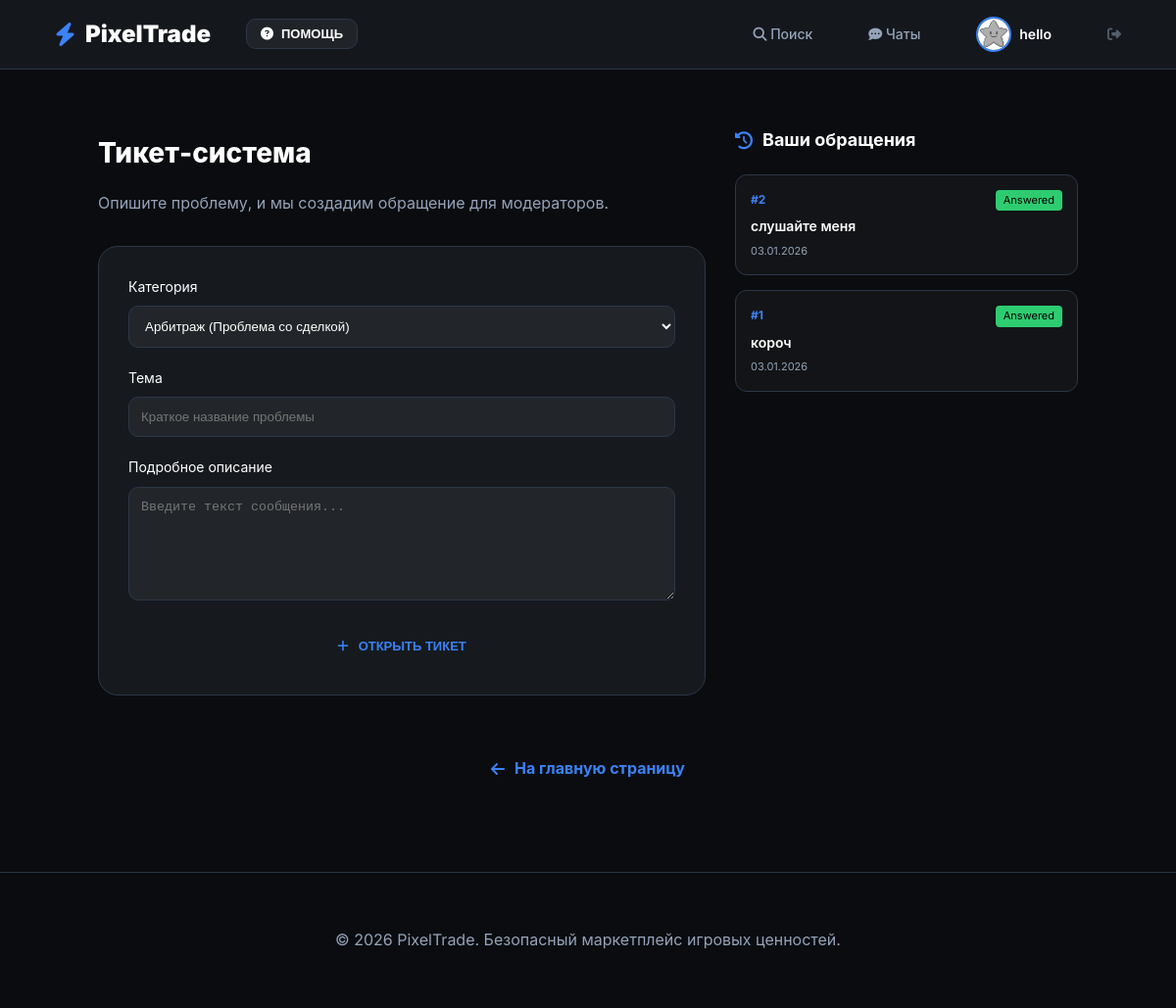
Screenshot of /support (signed in) with the database file from the repository.
### app.py (models this page shows)
class User(UserMixin, db.Model):
    id = db.Column(db.Integer, primary_key=True)
    username = db.Column(db.String(50), unique=True, nullable=False)
    password = db.Column(db.String(100), nullable=False)
    role = db.Column(db.String(20), default='user') # user / admin
    description = db.Column(db.Text, default="Новый пользователь PixelTrade")
    avatar = db.Column(db.String(100), default='default.png')
    balance = db.Column(db.Float, default=0.0)
    last_ticket_msg_at = db.Column(db.DateTime, nullable=True)
    products = db.relationship('Product', backref='user', lazy=True)

class Ticket(db.Model):
    id = db.Column(db.Integer, primary_key=True)
    subject = db.Column(db.String(100), nullable=False)
    category = db.Column(db.String(50), nullable=False)
    status = db.Column(db.String(20), default='Open')
    created_at = db.Column(db.DateTime, default=datetime.utcnow)
    last_update = db.Column(db.DateTime, default=datetime.utcnow)
    admin_id = db.Column(db.Integer, db.ForeignKey('user.id'), nullable=True) # Кто из админов взял тикет
    user_id = db.Column(db.Integer, db.ForeignKey('user.id'), nullable=False)
    user = db.relationship('User', foreign_keys=[user_id], backref='tickets')
    assigned_admin = db.relationship('User', foreign_keys=[admin_id])
    messages = db.relationship('TicketMessage', backref='ticket', lazy=True, cascade="all, delete-orphan")

### app.py (the view)
@app.route('/support')
@login_required
def support():
    user_tickets = Ticket.query.filter_by(user_id=current_user.id).order_by(Ticket.created_at.desc()).all()
    return render_template('support.html', tickets=user_tickets)

### app.py (called while the page is built)
@login_manager.user_loader
def load_user(user_id):
    return User.query.get(int(user_id))

### templates/support.html (shortened to what this page needs)
{% extends "base.html" %}
{% block content %}
<div class="support-page" style="max-width: 1000px; margin: 40px auto; padding: 0 20px;">
    <div style="display: grid; grid-template-columns: 1fr 350px; gap: 30px; align-items: start;">
        <div class="support-form-container">
            <h2 style="font-size: 28px; font-weight: 800; color: #fff; margin-bottom: 10px;">Тикет-система</h2>
            <p style="color: var(--text-sec); margin-bottom: 30px;">Опишите проблему, и мы создадим обращение для модераторов.</p>
            <div style="background: var(--bg-card); border: 1px solid var(--border); border-radius: 20px; padding: 30px;">
                <form action="{{ url_for('create_ticket') }}" method="POST" style="display: flex; flex-direction: column; gap: 20px;">
                    <div class="form-group">
                        <label style="color: #fff; display: block; margin-bottom: 8px; font-size: 14px;">Категория</label>
                        <select name="category" style="width: 100%; background: rgba(255,255,255,0.05); border: 1px solid var(--border); color: #fff; padding: 12px; border-radius: 10px; outline: none;">
                            <option value="Арбитраж">Арбитраж (Проблема со сделкой)</option>
                        </select>
                    </div>
                    <div class="form-group">
                        <label style="color: #fff; display: block; margin-bottom: 8px; font-size: 14px;">Тема</label>
                        <input type="text" name="subject" required placeholder="Краткое название проблемы" style="width: 100%; background: rgba(255,255,255,0.05); border: 1px solid var(--border); color: #fff; padding: 12px; border-radius: 10px; box-sizing: border-box;">
                    </div>
                    <div class="form-group">
                        <label style="color: #fff; display: block; margin-bottom: 8px; font-size: 14px;">Подробное описание</label>
                        <textarea name="message" rows="6" required placeholder="Введите текст сообщения..." style="width: 100%; background: rgba(255,255,255,0.05); border: 1px solid var(--border); color: #fff; padding: 12px; border-radius: 10px; resize: vertical; box-sizing: border-box;"></textarea>
                    </div>
                    <button type="submit" class="back-link" style="border: none; cursor: pointer; justify-content: center; width: 100%;">
                        <i class="fas fa-plus"></i> Открыть тикет
                    </button>
                </form>
            </div>
        </div>
        <div class="tickets-sidebar">
            <h3 style="font-size: 18px; color: #fff; margin-bottom: 20px; display: flex; align-items: center; gap: 10px;">
                <i class="fas fa-history" style="color: var(--primary);"></i> Ваши обращения
            </h3>
            <div style="display: flex; flex-direction: column; gap: 15px;">
                {% if tickets %}
                    {% for ticket in tickets %}
                    <a href="/ticket/{{ ticket.id }}" style="text-decoration: none; background: rgba(255,255,255,0.03); border: 1px solid var(--border); padding: 15px; border-radius: 12px; transition: 0.3s; display: block;">
                        <div style="display: flex; justify-content: space-between; margin-bottom: 5px;">
                            <span style="color: var(--primary); font-size: 12px; font-weight: 700;">#{{ ticket.id }}</span>
                            <span style="font-size: 11px; padding: 2px 8px; border-radius: 4px; background: {% if ticket.status == 'Open' %}#f1c40f{% else %}#2ecc71{% endif %}; color: #000;">
                                {{ ticket.status }}
                            </span>
                        </div>
                        <div style="color: #fff; font-size: 14px; font-weight: 600; margin-bottom: 5px;">{{ ticket.subject }}</div>
                        <div style="color: var(--text-sec); font-size: 11px;">{{ ticket.created_at.strftime('%d.%m.%Y') }}</div>
                    </a>
                    {% endfor %}
                {% else %}
                    <div style="text-align: center; padding: 30px; border: 1px dashed var(--border); border-radius: 15px; color: var(--text-sec); font-size: 13px;">
                        У вас пока нет открытых тикетов
                    </div>
                {% endif %}
            </div>
        </div>
    </div>
    <div style="text-align: center; margin-top: 50px;">
        <a href="{{ url_for('index') }}" class="back-link">
            <i class="fas fa-arrow-left"></i> На главную страницу
        </a>
    </div>
</div>
{% endblock %}

### templates/base.html (shortened to what this page needs)
<!DOCTYPE html>
<html lang="ru">
<head>
    <link rel="stylesheet" href="https://cdnjs.cloudflare.com/ajax/libs/font-awesome/6.4.0/css/all.min.css">
    <link rel="stylesheet" href="{{ url_for('static', filename='style.css') }}">
</head>
<body>
    <header>
        <nav class="menu">
            <div class="nav-left" style="display: flex; align-items: center;">
                <a href="{{ url_for('index') }}" class="logo-link">
                    <h1><i class="fas fa-bolt"></i> PixelTrade</h1>
                </a>
                <div class="help-dropdown">
                    <button class="help-trigger" id="helpTrigger">
                        <i class="fas fa-question-circle"></i> Помощь
                    </button>
                </div>
            </div>
            <div class="nav-right" style="display: flex; align-items: center; gap: 25px;">
                {% if current_user.is_authenticated %}
                    <a href="{{ url_for('index') }}" style="text-decoration: none; color: var(--text-sec); font-weight: 500;"><i class="fas fa-search"></i> Поиск</a>
                    <a href="{{ url_for('chat_list') }}" style="text-decoration: none; color: var(--text-sec); font-weight: 500;"><i class="fas fa-comment-dots"></i> Чаты</a>
                    <a href="{{ url_for('profile_center') }}" style="display: flex; align-items: center; text-decoration: none; color: #fff;">
                        <div style="width: 32px; height: 32px; border-radius: 50%; overflow: hidden; border: 2px solid var(--primary); margin-right: 8px;">
                            <img src="{{ url_for('static', filename='avatars/' + (current_user.avatar if current_user.avatar else 'default.png')) }}" style="width: 100%; height: 100%; object-fit: cover;">
                        </div>
                        {{ current_user.username }}
                    </a>
                    <a href="{{ url_for('logout') }}" style="color: var(--text-sec); opacity: 0.5;"><i class="fas fa-sign-out-alt"></i></a>
                {% else %}
                    <a href="{{ url_for('login') }}" style="text-decoration: none; color: #fff; font-weight: 600;">Войти</a>
                    <a href="{{ url_for('register') }}" style="background: var(--primary); color: #000; padding: 10px 20px; border-radius: 10px; text-decoration: none; font-weight: 700;">Регистрация</a>
                {% endif %}
            </div>
        </nav>
    </header>
    <main class="container">
        {% block content %}{% endblock %}
    </main>
    <footer style="margin-top: 80px; padding: 40px 0; border-top: 1px solid var(--border); text-align: center; color: var(--text-sec);">
        <p>&copy; 2026 PixelTrade. Безопасный маркетплейс игровых ценностей.</p>
    </footer>
</body>
</html>

### static/style.css (style rules this page uses)
:root { --bg-main: #0a0c0f; --bg-card: #161a1f; --bg-light: #1f252c; --primary: #3b82f6; --accent: #00ff88; --text-main: #ffffff; --text-sec: #94a3b8; --border: #2d3748; --radius: 12px; --shadow: 0 10px 30px rgba(0,0,0,0.5); }
body { background-color: var(--bg-main); color: var(--text-main); font-family: 'Inter', -apple-system, sans-serif; margin: 0; line-height: 1.6; }
nav.menu { background: rgba(22, 26, 31, 0.95); backdrop-filter: blur(10px); border-bottom: 1px solid var(--border); padding: 0 40px; height: 70px; display: flex; justify-content: space-between; align-items: center; position: sticky; top: 0; z-index: 1000; }
nav.menu a { color: var(--text-sec); text-decoration: none; font-weight: 600; transition: 0.3s; font-size: 14px; padding: 8px 16px; border-radius: 8px; }
.container { max-width: 1300px; margin: 30px auto; padding: 0 20px; }
button, .btn { background: linear-gradient(135deg, var(--primary), #2563eb); color: white; border: none; padding: 12px 20px; border-radius: 10px; font-weight: 700; cursor: pointer; transition: 0.3s; width: 100%; text-transform: uppercase; font-size: 13px; }

### templates/base.html (style rules this page uses)
.logo-link { text-decoration: none !important; color: inherit !important; display: flex; align-items: center; transition: 0.3s; }
.logo-link h1 { margin: 0; display: flex; align-items: center; gap: 10px; font-size: 24px; font-weight: 900; color: #fff; }
.logo-link i { color: var(--primary); }
.help-dropdown { position: relative; margin-left: 20px; display: inline-block; }
.help-trigger { background: rgba(255, 255, 255, 0.05); border: 1px solid var(--border); color: #fff; padding: 7px 14px; border-radius: 10px; cursor: pointer; display: flex; align-items: center; gap: 8px; font-weight: 700; font-size: 13px; text-transform: uppercase; transition: 0.2s; }

### templates/support.html (style rules this page uses)
.back-link { text-decoration: none; color: var(--primary); font-weight: 700; display: inline-flex; align-items: center; gap: 10px; padding: 12px 25px; background: rgba(var(--primary-rgb), 0.1); border-radius: 10px; transition: 0.3s; }
select option { background: #1a1a1a; color: #fff; }

### rows the page displays
User: avatar (placeholder picture), username "hello"
Ticket: id "2", status "Answered", subject "слушайте меня", created_at "03.01.2026"
Ticket: id "1", status "Answered", subject "короч", created_at "03.01.2026"
